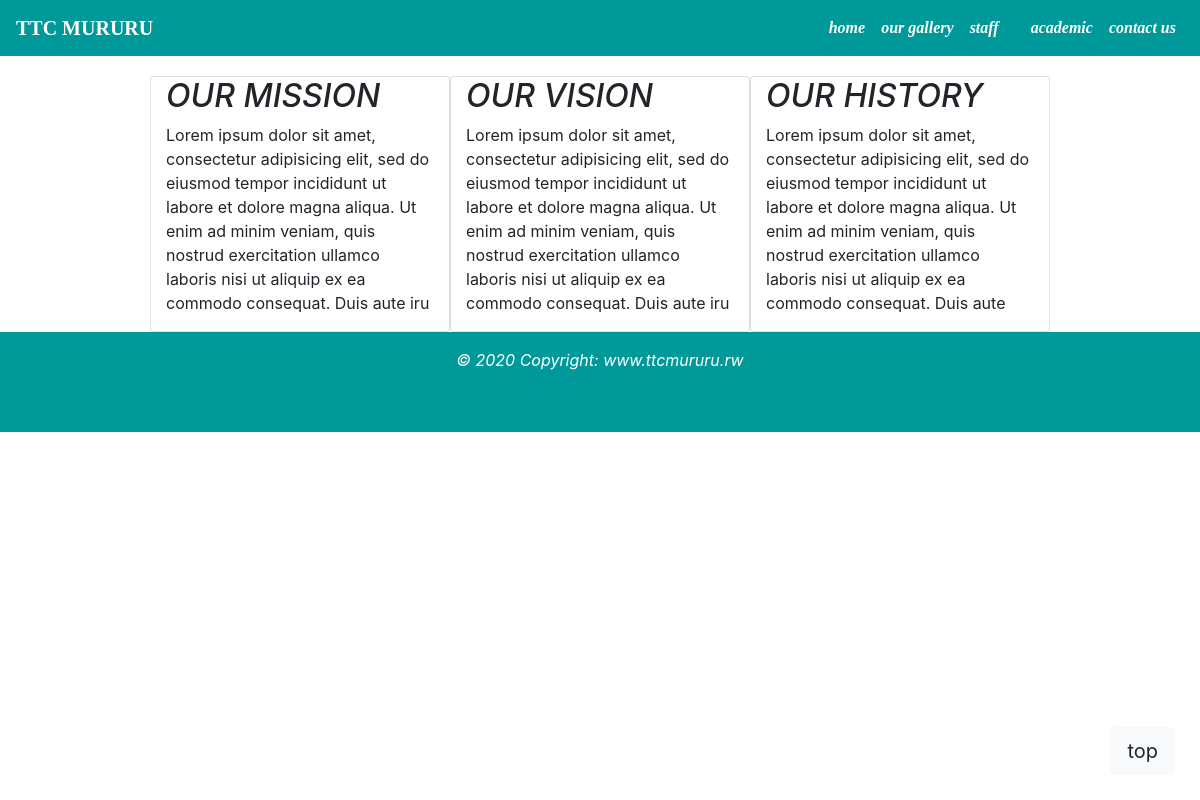
The page /aboutus.php on the database its author committed.
### tables this page shows
CREATE TABLE `aboutus` (
  `id` int(5) NOT NULL,
  `mission` varchar(255) NOT NULL,
  `vision` varchar(255) NOT NULL,
  `history` varchar(255) NOT NULL
);

### aboutus.php (the view, shortened to what this page needs)
<?php
include'includes/menu.php';
?></br></br></br>
<!DOCTYPE html>
<html>
<head>
	<link rel="stylesheet" type="text/css" href="bootstrap/css/bootstrap.min.css">
	<?php
	$conn=mysqli_connect("localhost","root","","ttcmururu")or die(mysqli_error($conn));
	$query=mysqli_query($conn,"SELECT *  FROM aboutus WHERE id='3'")or die(mysqli_error($conn));
	while ($row=mysqli_fetch_array($query)) {
		?>
</head>
<body class="jumbotron-fluid">
	<div class="container-fluid">
   <div class="row justify-content-center">
		<div class="card col-12 col-md-8 col-lg-3 product-card mt-1">
			<h2><i>OUR MISSION</i></h2>
			 		<p><?php echo $row['mission']; ?></p>
			 		</div>
			 		<div class="card col-12 col-md-8 col-lg-3 product-card mt-1">
			 			<h2><i>OUR VISION</i></h2>
			 		<p><?php echo $row['vision']; ?></p>
			 		</div>
			 		<div class="card col-12 col-md-8 col-lg-3 product-card mt-1">
			 			<h2><i>OUR HISTORY</i></h2>
			 		<p><?php echo $row['history']; ?></p>
			 		</div>
  </div>
</div>
<?php
}
?>
</body>
</html>
<a id="back-to-top" href="https://cdpn.io/michalwyrwa/fullpage/GBaPPj#" class="btn btn-light btn-lg back-to-top" role="button">top</a>
<?php
include'includes/footer.php';
?>

### aboutus.php (style rules this page uses)
.back-to-top { position: fixed; bottom: 25px; right: 25px; display: none; }

### rows shown on the page
aboutus: mission "Lorem ipsum dolor sit amet, consectetur adipisicing elit, sed do eiusmod tempor incididunt ut labore et dolore magna aliqua. Ut enim ad minim veniam, quis nostrud exercitation ullamco laboris nisi ut aliquip ex ea commodo consequat. Duis aute iru", vision "Lorem ipsum dolor sit amet, consectetur adipisicing elit, sed do eiusmod tempor incididunt ut labore et dolore magna aliqua. Ut enim ad minim veniam, quis nostrud exercitation ullamco laboris nisi ut aliquip ex ea commodo consequat. Duis aute iru", history "Lorem ipsum dolor sit amet, consectetur adipisicing elit, sed do eiusmod tempor incididunt ut labore et dolore magna aliqua. Ut enim ad minim veniam, quis nostrud exercitation ullamco laboris nisi ut aliquip ex ea commodo consequat. Duis aute"
